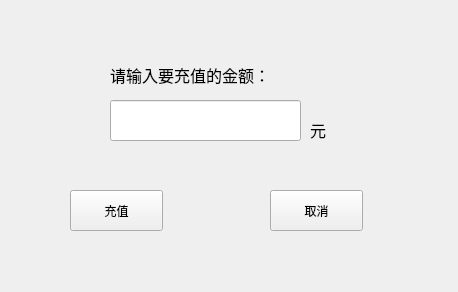
<?xml version="1.0" encoding="UTF-8"?>
<ui version="4.0">
 <class>userPay_widget</class>
 <widget class="QWidget" name="userPay_widget">
  <property name="geometry">
   <rect>
    <x>0</x>
    <y>0</y>
    <width>458</width>
    <height>292</height>
   </rect>
  </property>
  <property name="windowTitle">
   <string>Form</string>
  </property>
  <widget class="QLabel" name="label">
   <property name="geometry">
    <rect>
     <x>110</x>
     <y>40</y>
     <width>231</width>
     <height>71</height>
    </rect>
   </property>
   <property name="text">
    <string>&lt;html&gt;&lt;head/&gt;&lt;body&gt;&lt;p&gt;&lt;span style=&quot; font-size:12pt;&quot;&gt;请输入要充值的金额：&lt;/span&gt;&lt;/p&gt;&lt;/body&gt;&lt;/html&gt;</string>
   </property>
  </widget>
  <widget class="QLineEdit" name="moneyLineEdit">
   <property name="geometry">
    <rect>
     <x>110</x>
     <y>100</y>
     <width>191</width>
     <height>41</height>
    </rect>
   </property>
  </widget>
  <widget class="QLabel" name="label_2">
   <property name="geometry">
    <rect>
     <x>310</x>
     <y>110</y>
     <width>72</width>
     <height>41</height>
    </rect>
   </property>
   <property name="text">
    <string>&lt;html&gt;&lt;head/&gt;&lt;body&gt;&lt;p&gt;&lt;span style=&quot; font-size:12pt;&quot;&gt;元&lt;/span&gt;&lt;/p&gt;&lt;/body&gt;&lt;/html&gt;</string>
   </property>
  </widget>
  <widget class="QPushButton" name="payButton">
   <property name="geometry">
    <rect>
     <x>70</x>
     <y>190</y>
     <width>93</width>
     <height>41</height>
    </rect>
   </property>
   <property name="text">
    <string>充值</string>
   </property>
  </widget>
  <widget class="QPushButton" name="cancelButton">
   <property name="geometry">
    <rect>
     <x>270</x>
     <y>190</y>
     <width>93</width>
     <height>41</height>
    </rect>
   </property>
   <property name="text">
    <string>取消</string>
   </property>
  </widget>
 </widget>
 <resources/>
 <connections/>
</ui>
